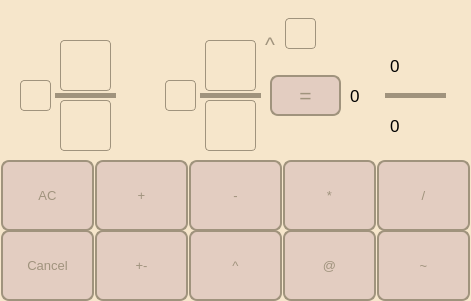
<?xml version="1.0" encoding="UTF-8"?>
<ui version="4.0">
 <class>MainWindow</class>
 <widget class="QMainWindow" name="MainWindow">
  <property name="geometry">
   <rect>
    <x>0</x>
    <y>0</y>
    <width>471</width>
    <height>301</height>
   </rect>
  </property>
  <property name="minimumSize">
   <size>
    <width>471</width>
    <height>301</height>
   </size>
  </property>
  <property name="maximumSize">
   <size>
    <width>471</width>
    <height>301</height>
   </size>
  </property>
  <property name="windowTitle">
   <string>FractIOns</string>
  </property>
  <property name="windowIcon">
   <iconset>
    <normaloff>images/math.png</normaloff>images/math.png</iconset>
  </property>
  <property name="styleSheet">
   <string notr="true">background-color: #f6e6cb;</string>
  </property>
  <widget class="QWidget" name="centralwidget">
   <widget class="QLineEdit" name="lineEdit_chisl1">
    <property name="geometry">
     <rect>
      <x>60</x>
      <y>40</y>
      <width>51</width>
      <height>51</height>
     </rect>
    </property>
    <property name="font">
     <font>
      <pointsize>13</pointsize>
     </font>
    </property>
    <property name="styleSheet">
     <string notr="true">QLineEdit{
color: #a0937d;
border: 1px solid #a0937d;
  qproperty-alignment: 'AlignVCenter | AlignCenter';
border-radius: 4px;
}
</string>
    </property>
   </widget>
   <widget class="QLineEdit" name="lineEdit_znam1">
    <property name="geometry">
     <rect>
      <x>60</x>
      <y>100</y>
      <width>51</width>
      <height>51</height>
     </rect>
    </property>
    <property name="font">
     <font>
      <pointsize>13</pointsize>
     </font>
    </property>
    <property name="styleSheet">
     <string notr="true">QLineEdit{
color: #a0937d;
border: 1px solid #a0937d;
  qproperty-alignment: 'AlignVCenter | AlignCenter';
border-radius: 4px;
}
</string>
    </property>
   </widget>
   <widget class="QLineEdit" name="lineEdit_chisl2">
    <property name="geometry">
     <rect>
      <x>205</x>
      <y>40</y>
      <width>51</width>
      <height>51</height>
     </rect>
    </property>
    <property name="font">
     <font>
      <pointsize>13</pointsize>
     </font>
    </property>
    <property name="styleSheet">
     <string notr="true">QLineEdit{
color: #a0937d;
border: 1px solid #a0937d;
  qproperty-alignment: 'AlignVCenter | AlignCenter';
border-radius: 4px;
}
</string>
    </property>
   </widget>
   <widget class="QLineEdit" name="lineEdit_znam2">
    <property name="geometry">
     <rect>
      <x>205</x>
      <y>100</y>
      <width>51</width>
      <height>51</height>
     </rect>
    </property>
    <property name="font">
     <font>
      <pointsize>13</pointsize>
     </font>
    </property>
    <property name="styleSheet">
     <string notr="true">QLineEdit{
color: #a0937d;
border: 1px solid #a0937d;
  qproperty-alignment: 'AlignVCenter | AlignCenter';
border-radius: 4px;
}
</string>
    </property>
   </widget>
   <widget class="QLineEdit" name="lineEdit_cel2">
    <property name="geometry">
     <rect>
      <x>165</x>
      <y>80</y>
      <width>31</width>
      <height>31</height>
     </rect>
    </property>
    <property name="font">
     <font>
      <pointsize>13</pointsize>
     </font>
    </property>
    <property name="styleSheet">
     <string notr="true">QLineEdit{
color: #a0937d;
border: 1px solid #a0937d;
  qproperty-alignment: 'AlignVCenter | AlignCenter';
border-radius: 4px;
}
</string>
    </property>
   </widget>
   <widget class="QLineEdit" name="lineEdit_cel1">
    <property name="geometry">
     <rect>
      <x>20</x>
      <y>80</y>
      <width>31</width>
      <height>31</height>
     </rect>
    </property>
    <property name="font">
     <font>
      <pointsize>13</pointsize>
     </font>
    </property>
    <property name="styleSheet">
     <string notr="true">QLineEdit{
color: #a0937d;
border: 1px solid #a0937d;
  qproperty-alignment: 'AlignVCenter | AlignCenter';
border-radius: 4px;
}
</string>
    </property>
   </widget>
   <widget class="QLabel" name="label_chisl">
    <property name="geometry">
     <rect>
      <x>390</x>
      <y>40</y>
      <width>51</width>
      <height>51</height>
     </rect>
    </property>
    <property name="font">
     <font>
      <pointsize>13</pointsize>
     </font>
    </property>
    <property name="styleSheet">
     <string notr="true">QLabel {
color: #a0937d;
  qproperty-alignment: 'AlignVCenter | AlignCenter';
border-radius: 4px;
}

background-color : white;</string>
    </property>
    <property name="text">
     <string>0</string>
    </property>
   </widget>
   <widget class="QLabel" name="label_znam">
    <property name="geometry">
     <rect>
      <x>390</x>
      <y>100</y>
      <width>51</width>
      <height>51</height>
     </rect>
    </property>
    <property name="font">
     <font>
      <pointsize>13</pointsize>
     </font>
    </property>
    <property name="styleSheet">
     <string notr="true">QLabel {
color: #a0937d;
  qproperty-alignment: 'AlignVCenter | AlignCenter';
border-radius: 4px;
}

background-color : white;</string>
    </property>
    <property name="text">
     <string>0</string>
    </property>
   </widget>
   <widget class="QLabel" name="label_cel">
    <property name="geometry">
     <rect>
      <x>350</x>
      <y>80</y>
      <width>31</width>
      <height>31</height>
     </rect>
    </property>
    <property name="font">
     <font>
      <pointsize>13</pointsize>
     </font>
    </property>
    <property name="styleSheet">
     <string notr="true">QLabel {
color: #a0937d;
  qproperty-alignment: 'AlignVCenter | AlignCenter';
border-radius: 4px;
}

background-color : white;</string>
    </property>
    <property name="text">
     <string>0</string>
    </property>
   </widget>
   <widget class="QPushButton" name="pushButton_AC">
    <property name="geometry">
     <rect>
      <x>1</x>
      <y>160</y>
      <width>93</width>
      <height>71</height>
     </rect>
    </property>
    <property name="font">
     <font>
      <pointsize>10</pointsize>
     </font>
    </property>
    <property name="cursor">
     <cursorShape>PointingHandCursor</cursorShape>
    </property>
    <property name="styleSheet">
     <string notr="true">QPushButton
{
color: #a0937d;
border: 2px solid #a0937d;
border-radius: 8px;
background-color: #e3cdc1;

cursor: pointer;

}
QPushButton:hover {
transition: 0.9s;
background-color: faf2da;
color: #ededf9;
}
</string>
    </property>
    <property name="text">
     <string>AC</string>
    </property>
   </widget>
   <widget class="QPushButton" name="pushButton_plus">
    <property name="geometry">
     <rect>
      <x>95</x>
      <y>160</y>
      <width>93</width>
      <height>71</height>
     </rect>
    </property>
    <property name="font">
     <font>
      <pointsize>10</pointsize>
     </font>
    </property>
    <property name="cursor">
     <cursorShape>PointingHandCursor</cursorShape>
    </property>
    <property name="styleSheet">
     <string notr="true">QPushButton
{
color: #a0937d;
border: 2px solid #a0937d;
border-radius: 8px;
background-color: #e3cdc1;

cursor: pointer;

}
QPushButton:hover {
transition: 0.9s;
background-color: faf2da;
color: #ededf9;
}
</string>
    </property>
    <property name="text">
     <string>+</string>
    </property>
   </widget>
   <widget class="QPushButton" name="pushButton_ymnojenie">
    <property name="geometry">
     <rect>
      <x>283</x>
      <y>160</y>
      <width>93</width>
      <height>71</height>
     </rect>
    </property>
    <property name="font">
     <font>
      <pointsize>10</pointsize>
     </font>
    </property>
    <property name="cursor">
     <cursorShape>PointingHandCursor</cursorShape>
    </property>
    <property name="styleSheet">
     <string notr="true">QPushButton
{
color: #a0937d;
border: 2px solid #a0937d;
border-radius: 8px;
background-color: #e3cdc1;

cursor: pointer;

}
QPushButton:hover {
transition: 0.9s;
background-color: faf2da;
color: #ededf9;
}
</string>
    </property>
    <property name="text">
     <string>*</string>
    </property>
   </widget>
   <widget class="QPushButton" name="pushButton_minus">
    <property name="geometry">
     <rect>
      <x>189</x>
      <y>160</y>
      <width>93</width>
      <height>71</height>
     </rect>
    </property>
    <property name="font">
     <font>
      <pointsize>10</pointsize>
     </font>
    </property>
    <property name="cursor">
     <cursorShape>PointingHandCursor</cursorShape>
    </property>
    <property name="styleSheet">
     <string notr="true">QPushButton
{
color: #a0937d;
border: 2px solid #a0937d;
border-radius: 8px;
background-color: #e3cdc1;

cursor: pointer;

}
QPushButton:hover {
transition: 0.9s;
background-color: faf2da;
color: #ededf9;
}
</string>
    </property>
    <property name="text">
     <string>-</string>
    </property>
   </widget>
   <widget class="QPushButton" name="pushButton_delenie">
    <property name="geometry">
     <rect>
      <x>377</x>
      <y>160</y>
      <width>93</width>
      <height>71</height>
     </rect>
    </property>
    <property name="font">
     <font>
      <pointsize>10</pointsize>
     </font>
    </property>
    <property name="cursor">
     <cursorShape>PointingHandCursor</cursorShape>
    </property>
    <property name="styleSheet">
     <string notr="true">QPushButton
{
color: #a0937d;
border: 2px solid #a0937d;
border-radius: 8px;
background-color: #e3cdc1;

cursor: pointer;

}
QPushButton:hover {
transition: 0.9s;
background-color: faf2da;
color: #ededf9;
}
</string>
    </property>
    <property name="text">
     <string>/</string>
    </property>
   </widget>
   <widget class="QPushButton" name="pushButton_obmen">
    <property name="geometry">
     <rect>
      <x>283</x>
      <y>230</y>
      <width>93</width>
      <height>71</height>
     </rect>
    </property>
    <property name="font">
     <font>
      <pointsize>10</pointsize>
     </font>
    </property>
    <property name="cursor">
     <cursorShape>PointingHandCursor</cursorShape>
    </property>
    <property name="styleSheet">
     <string notr="true">QPushButton
{
color: #a0937d;
border: 2px solid #a0937d;
border-radius: 8px;
background-color: #e3cdc1;

cursor: pointer;

}
QPushButton:hover {
transition: 0.9s;
background-color: faf2da;
color: #ededf9;
}
</string>
    </property>
    <property name="text">
     <string>@</string>
    </property>
   </widget>
   <widget class="QPushButton" name="pushButton_stepen">
    <property name="geometry">
     <rect>
      <x>189</x>
      <y>230</y>
      <width>93</width>
      <height>71</height>
     </rect>
    </property>
    <property name="font">
     <font>
      <pointsize>10</pointsize>
     </font>
    </property>
    <property name="cursor">
     <cursorShape>PointingHandCursor</cursorShape>
    </property>
    <property name="styleSheet">
     <string notr="true">QPushButton
{
color: #a0937d;
border: 2px solid #a0937d;
border-radius: 8px;
background-color: #e3cdc1;

cursor: pointer;

}
QPushButton:hover {
transition: 0.9s;
background-color: faf2da;
color: #ededf9;
}
</string>
    </property>
    <property name="text">
     <string>^</string>
    </property>
   </widget>
   <widget class="QPushButton" name="pushButton_smena">
    <property name="geometry">
     <rect>
      <x>95</x>
      <y>230</y>
      <width>93</width>
      <height>71</height>
     </rect>
    </property>
    <property name="font">
     <font>
      <pointsize>10</pointsize>
     </font>
    </property>
    <property name="cursor">
     <cursorShape>PointingHandCursor</cursorShape>
    </property>
    <property name="styleSheet">
     <string notr="true">QPushButton
{
color: #a0937d;
border: 2px solid #a0937d;
border-radius: 8px;
background-color: #e3cdc1;

cursor: pointer;

}
QPushButton:hover {
transition: 0.9s;
background-color: faf2da;
color: #ededf9;
}
</string>
    </property>
    <property name="text">
     <string>+-</string>
    </property>
   </widget>
   <widget class="QPushButton" name="pushButton_otmena">
    <property name="geometry">
     <rect>
      <x>1</x>
      <y>230</y>
      <width>93</width>
      <height>71</height>
     </rect>
    </property>
    <property name="font">
     <font>
      <pointsize>10</pointsize>
     </font>
    </property>
    <property name="cursor">
     <cursorShape>PointingHandCursor</cursorShape>
    </property>
    <property name="styleSheet">
     <string notr="true">QPushButton
{
color: #a0937d;
border: 2px solid #a0937d;
border-radius: 8px;
background-color: #e3cdc1;

cursor: pointer;

}
QPushButton:hover {
transition: 0.9s;
background-color: faf2da;
color: #ededf9;
}
</string>
    </property>
    <property name="text">
     <string>Cancel</string>
    </property>
   </widget>
   <widget class="QPushButton" name="pushButton_sokrat">
    <property name="geometry">
     <rect>
      <x>377</x>
      <y>230</y>
      <width>93</width>
      <height>71</height>
     </rect>
    </property>
    <property name="font">
     <font>
      <pointsize>10</pointsize>
     </font>
    </property>
    <property name="cursor">
     <cursorShape>PointingHandCursor</cursorShape>
    </property>
    <property name="styleSheet">
     <string notr="true">QPushButton
{
color: #a0937d;
border: 2px solid #a0937d;
border-radius: 8px;
background-color: #e3cdc1;

cursor: pointer;

}
QPushButton:hover {
transition: 0.9s;
background-color: faf2da;
color: #ededf9;
}
</string>
    </property>
    <property name="text">
     <string>~</string>
    </property>
   </widget>
   <widget class="QLabel" name="label_znak">
    <property name="geometry">
     <rect>
      <x>125</x>
      <y>78</y>
      <width>31</width>
      <height>31</height>
     </rect>
    </property>
    <property name="font">
     <font>
      <pointsize>18</pointsize>
     </font>
    </property>
    <property name="styleSheet">
     <string notr="true">QLabel {
color: #a0937d;
  qproperty-alignment: 'AlignVCenter | AlignCenter';
border-radius: 4px;
}

background-color : white;</string>
    </property>
    <property name="text">
     <string/>
    </property>
   </widget>
   <widget class="QLabel" name="label_stepen">
    <property name="geometry">
     <rect>
      <x>265</x>
      <y>34</y>
      <width>16</width>
      <height>21</height>
     </rect>
    </property>
    <property name="font">
     <font>
      <pointsize>16</pointsize>
     </font>
    </property>
    <property name="styleSheet">
     <string notr="true">QLabel {
color: #a0937d;
  qproperty-alignment: 'AlignVCenter | AlignCenter';
border-radius: 4px;
}

</string>
    </property>
    <property name="text">
     <string>^</string>
    </property>
   </widget>
   <widget class="QLineEdit" name="lineEdit_stepen">
    <property name="geometry">
     <rect>
      <x>285</x>
      <y>18</y>
      <width>31</width>
      <height>31</height>
     </rect>
    </property>
    <property name="styleSheet">
     <string notr="true">QLineEdit{
color: #a0937d;
border: 1px solid #a0937d;
  qproperty-alignment: 'AlignVCenter | AlignCenter';
border-radius: 4px;
}
</string>
    </property>
   </widget>
   <widget class="QPushButton" name="pushButton_ravno">
    <property name="geometry">
     <rect>
      <x>270</x>
      <y>75</y>
      <width>71</width>
      <height>41</height>
     </rect>
    </property>
    <property name="font">
     <font>
      <pointsize>16</pointsize>
     </font>
    </property>
    <property name="cursor">
     <cursorShape>PointingHandCursor</cursorShape>
    </property>
    <property name="styleSheet">
     <string notr="true">QPushButton
{
color: #a0937d;
border: 2px solid #a0937d;
border-radius: 8px;
background-color: #e3cdc1;

cursor: pointer;

}
QPushButton:hover {
transition: 0.9s;
background-color: faf2da;
color: #ededf9;
}
</string>
    </property>
    <property name="text">
     <string>=</string>
    </property>
   </widget>
   <widget class="QLabel" name="label_black1">
    <property name="geometry">
     <rect>
      <x>55</x>
      <y>93</y>
      <width>61</width>
      <height>5</height>
     </rect>
    </property>
    <property name="styleSheet">
     <string notr="true">QLabel{
background-color : #a0937d;
}</string>
    </property>
    <property name="text">
     <string/>
    </property>
   </widget>
   <widget class="QLabel" name="label_black2">
    <property name="geometry">
     <rect>
      <x>200</x>
      <y>93</y>
      <width>61</width>
      <height>5</height>
     </rect>
    </property>
    <property name="styleSheet">
     <string notr="true">QLabel{
background-color : #a0937d;
}</string>
    </property>
    <property name="text">
     <string/>
    </property>
   </widget>
   <widget class="QLabel" name="label_black3">
    <property name="geometry">
     <rect>
      <x>385</x>
      <y>93</y>
      <width>61</width>
      <height>5</height>
     </rect>
    </property>
    <property name="styleSheet">
     <string notr="true">QLabel{
background-color : #a0937d;
}</string>
    </property>
    <property name="text">
     <string/>
    </property>
   </widget>
   <widget class="QLineEdit" name="lineEdit_stepen_2">
    <property name="geometry">
     <rect>
      <x>50</x>
      <y>234</y>
      <width>31</width>
      <height>31</height>
     </rect>
    </property>
    <property name="styleSheet">
     <string notr="true">QLineEdit{
color: #a0937d;
border: 1px solid #a0937d;
  qproperty-alignment: 'AlignVCenter | AlignCenter';
border-radius: 4px;
}
</string>
    </property>
   </widget>
   <widget class="QLabel" name="label_stepen_2">
    <property name="geometry">
     <rect>
      <x>30</x>
      <y>250</y>
      <width>16</width>
      <height>21</height>
     </rect>
    </property>
    <property name="font">
     <font>
      <pointsize>16</pointsize>
     </font>
    </property>
    <property name="styleSheet">
     <string notr="true">QLabel {
color: #a0937d;
  qproperty-alignment: 'AlignVCenter | AlignCenter';
border-radius: 4px;
}

</string>
    </property>
    <property name="text">
     <string>^</string>
    </property>
   </widget>
   <zorder>lineEdit_stepen_2</zorder>
   <zorder>label_stepen_2</zorder>
   <zorder>label_chisl</zorder>
   <zorder>label_znam</zorder>
   <zorder>label_cel</zorder>
   <zorder>pushButton_AC</zorder>
   <zorder>pushButton_plus</zorder>
   <zorder>pushButton_ymnojenie</zorder>
   <zorder>pushButton_minus</zorder>
   <zorder>pushButton_delenie</zorder>
   <zorder>pushButton_obmen</zorder>
   <zorder>pushButton_stepen</zorder>
   <zorder>pushButton_smena</zorder>
   <zorder>pushButton_otmena</zorder>
   <zorder>pushButton_sokrat</zorder>
   <zorder>pushButton_ravno</zorder>
   <zorder>label_black3</zorder>
   <zorder>lineEdit_chisl2</zorder>
   <zorder>lineEdit_stepen</zorder>
   <zorder>lineEdit_chisl1</zorder>
   <zorder>lineEdit_znam1</zorder>
   <zorder>lineEdit_cel1</zorder>
   <zorder>label_znak</zorder>
   <zorder>lineEdit_cel2</zorder>
   <zorder>label_black2</zorder>
   <zorder>label_stepen</zorder>
   <zorder>lineEdit_znam2</zorder>
   <zorder>label_black1</zorder>
  </widget>
 </widget>
 <resources/>
 <connections/>
</ui>
